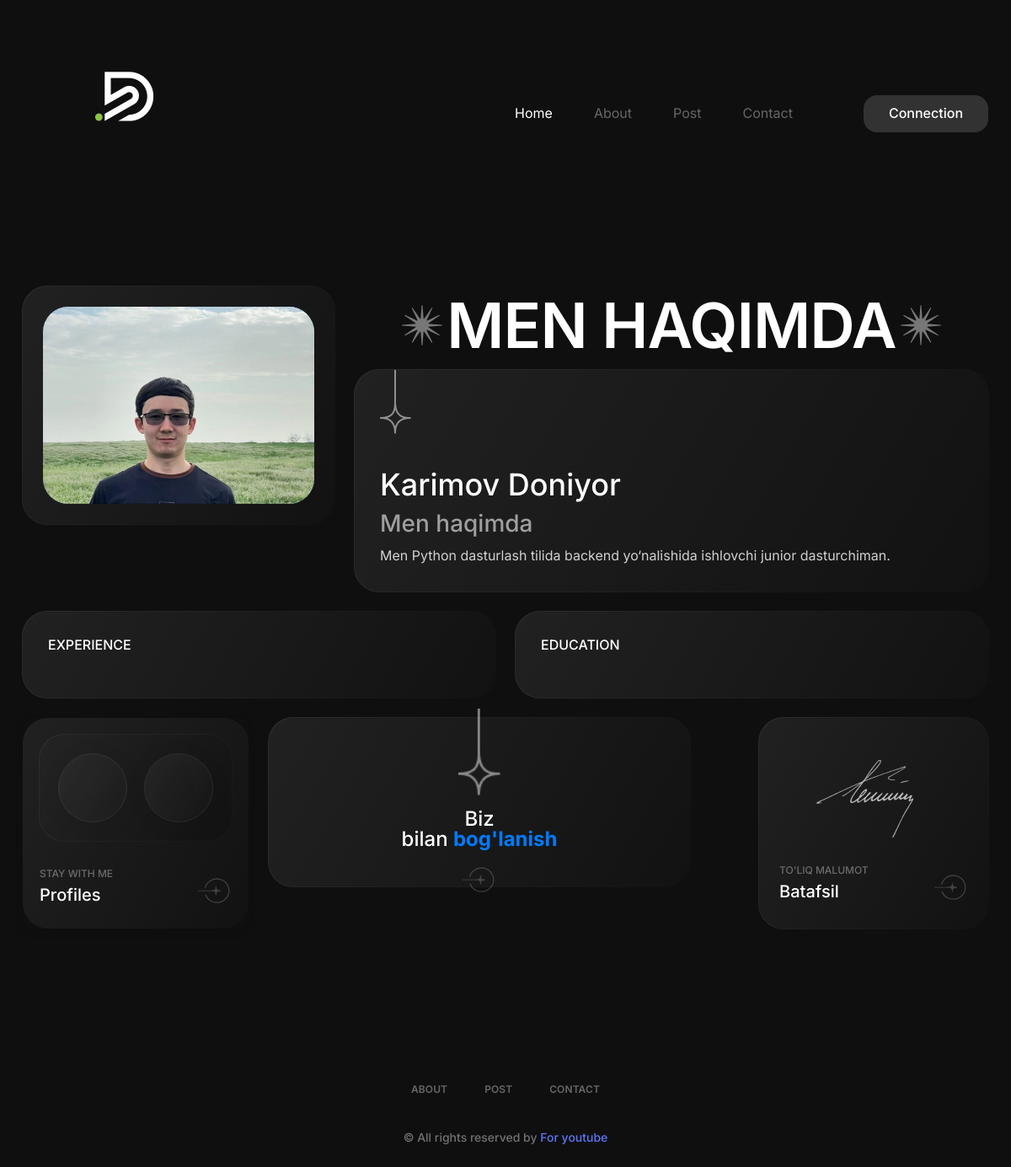
The page /about/ on the database its author committed.
### portfolio/models.py (models this page shows, shortened)
class AboutMe(models.Model):
    user = models.OneToOneField(CustomUser, on_delete=models.CASCADE)
    about_me = HTMLField(null=True, blank=True, help_text="Write something about yourself")
    image = models.ImageField(upload_to='about_me/image', blank=True, null=True)
    skills = models.ManyToManyField("Skill", blank=True, help_text="Add your skills")
    my_name = models.CharField(max_length=100, help_text="Enter your name")
    social_media = models.JSONField(null=True, blank=True, help_text="Add your social media links")

### portfolio/views.py (the view)
# urls.py: path('about/', AboutView.as_view(), name='about'),
class AboutView(TemplateView):
    template_name = 'about.html'
    def get_context_data(self, **kwargs):
        context =  super().get_context_data(**kwargs)
        context['about_me'] = AboutMe.objects.select_related('user').first()
        context['experiences'] = Experience.objects.filter(about_me=context['about_me'])
        context['educations'] = Education.objects.filter(about_me=context['about_me'])
        return context

### templates/about.html (shortened to what this page needs)
{% extends 'base.html' %}
{% load static %}
{% block content %}
        <section class="about-area">
            <div class="container">
                <div class="d-flex about-me-wrap align-items-start gap-24">
                    <div data-aos="zoom-in">
                        <div class="about-image-box shadow-box">
                            <div class="image-inner">
                                {% if about_me.image %}
                                    <img src="{{ about_me.image.url }}" alt="About Me">
                                {% endif %}
                            </div>
                        </div>
                    </div>
                    <div class="about-details" data-aos="zoom-in">
                        <h1 class="section-heading" data-aos="fade-up"><img src="{% static 'images/star-2.png' %}" alt="Star"> Men haqimda <img src="{% static '/images/star-2.png' %}" alt="Star"></h1>
                        <div class="about-details-inner shadow-box">
                            <img src="{% static 'images/icon2.png' %}" alt="Star">
                            <h1>{{ about_me.my_name }}</h1>
                            <p>{{ about_me.about_me|safe }}</p>
                        </div>
                    </div>
                </div>
                <div class="row mt-24">
                    <div class="col-md-6" data-aos="zoom-in">
                        <div class="about-edc-exp about-experience shadow-box">
                            <img src="{% static 'images/bg1.png' %}" alt="BG" class="bg-img">
                            <h3>EXPERIENCE</h3>
                        </div>
                    </div>
                    <div class="col-md-6" data-aos="zoom-in">
                        <div class="about-edc-exp about-education shadow-box">
                            <img src="{% static 'images/bg1.png' %}" alt="BG" class="bg-img">
                            <h3>EDUCATION</h3>
                        </div>
                    </div>
                </div>
                <div class="row mt-24">
                    <div class="col-md-12">
                        <div class="d-flex profile-contact-credentials-wrap gap-24">
                            <div data-aos="zoom-in">
                                <div class="about-profile-box info-box shadow-box h-full">
                                    <div class="inner-profile-icons shadow-box">
                                        <a href="https://t.me/doniyor_codes" target="_blank">
                                        </a>
                                        <a href="https://instagram.com/_doniyorkarimov1" target="_blank">
                                        </a>
                                    </div>
                                    <div class="d-flex align-items-center justify-content-between">
                                        <div class="infos">
                                            <h4>Stay with me</h4>
                                            <h1>Profiles</h1>
                                        </div>
                                        <a href="contact.html" class="about-btn">
                                            <img src="{% static 'images/icon.svg' %}" alt="Button">
                                        </a>
                                    </div>
                                </div>
                            </div>
                            <div data-aos="zoom-in" class="flex-1">
                                <div class="about-contact-box info-box shadow-box">
                                    <img src="{% static 'images/bg1.png' %}" alt="BG" class="bg-img">
                                    <img src="{% static 'images/icon2.png' %}" alt="Icon" class="star-icon">
                                    <h1>Biz <br>bilan <span>bog'lanish</span></h1>
                                    <a href="contact.html" class="about-btn">
                                        <img src="{% static 'images/icon.svg' %}" alt="Button">
                                    </a>
                                </div>
                            </div>
                            <div data-aos="zoom-in" class="h-full">
                                <div class="about-crenditials-box info-box shadow-box">
                                    <img src="{% static 'images/sign.png' %}" alt="Sign">
                                    <div class="d-flex align-items-center justify-content-between">
                                        <div class="infos">
                                            <h4>to'liq malumot</h4>
                                            <h1>Batafsil</h1>
                                        </div>
                                        <a href="credentials.html" class="about-btn">
                                            <img src="{% static 'images/icon.svg' %}" alt="Button">
                                        </a>
                                    </div>
                                </div>
                            </div>
                        </div>
                    </div>
                </div>
            </div>
        </section>
{% endblock %}

### static/css/style.css (style rules this page uses)
:root { --primary_color: #5B78F6; --dark: #323232; }
*,*::before,*::after { margin: 0; padding: 0; box-sizing: border-box; }
body { font-family: 'Inter', sans-serif; font-size: 14px; scroll-behavior: smooth; color: #9f9f9f; background: #0F0F0F; line-height: 19.2px; }
img { max-width: 100%; }
a { text-decoration: none; }
.container { max-width: 1170px; }
.gap-24 { gap: 24px; }
.h-full { height: 100%; }
.mt-24 { margin-top: 24px; }
.flex-1 { flex: 1; }
.shadow-box { position: relative; border-radius: 30px; background: #0F0F0F; }
.shadow-box::after { content: ''; position: absolute; left: 0; top: 0; top: 0; right: 0; bottom: 0; left: 0; background: linear-gradient(120deg, rgb(255 255 255 / 12%), rgb(255 255 255 / 1%)); content: ''; z-index: -1; border-radius: 30px; margin: -1px; }
.service-area .service-content-wrap .service-content-inner .service-item::before, .shadow-box::before { content: ''; position: absolute; left: 0; top: 0; width: 100%; height: 100%; z-index: 1; background: linear-gradient(120deg, rgba(255,255,255,0.3), rgba(255,255,255,0.05)); border-radius: 30px; opacity: 0.25; }
.shadow-box * { z-index: 2; position: relative; }
.section-heading { color: #ffffff; font-size: 74px; font-weight: 600; text-transform: uppercase; letter-spacing: -01px; display: flex; align-items: center; gap: 5px; margin-top: 2px; justify-content: center; }
.section-heading img { display: block; }
.info-box { padding: 24px; }
.credential-area .credential-sidebar .bg-img, .contact-area .contact-form .bg-img, .project-details-wrap .project-about-2 .bg-img, .project-details-wrap .project-infos-wrap .bg-img, .projects-area .project-item .bg-img, .about-area .about-edc-exp .bg-img, .about-area .about-image-box .bg-img, .about-area .about-me-box .bg-img, .info-box .bg-img { opacity: 0.1; position: absolute; left: 0; top: 0; border-radius: 30px; width: 100%; height: 100%; object-fit: cover; }
.info-box > img { display: block; margin: auto auto 16px auto; }
.info-box .infos h4 { color: #BCBCBC; font-size: 12px; opacity: 0.5; margin-bottom: 6px; text-transform: uppercase; margin-top: 8px; }
.info-box .infos h1 { font-size: 20px; color: #ffffff; font-weight: 500; }
.info-box .about-btn { opacity: 0.2; transition: .3s; display: inline-block; }
.info-box .inner-profile-icons { display: flex; align-items: center; justify-content: center; gap: 20px; padding: 22px; margin-bottom: 16px; }
.info-box .inner-profile-icons.shadow-box:before { opacity: 0.1; }
.info-box .inner-profile-icons.shadow-box:after { opacity: 0.5; }
.info-box .inner-profile-icons a { width: 82px; height: 82px; display: flex; align-items: center; justify-content: center; border-radius: 50%; position: relative; box-shadow: 0 4px 24px -1px rgba(0,0,0,0.1); border: 1px solid rgba(255,255,255,0.1); color: #fff; transition: .3s; }
.info-box .inner-profile-icons a:before { content: ''; position: absolute; width: 100%; height: 100%; border-radius: 50%; z-index: -1; opacity: 0.1; background: linear-gradient(120deg, rgba(255,255,255,0.5), rgba(255,255,255,0.1)); backdrop-filter: blur(40px); }
.bg-img { position: absolute; width: 100%; height: 100%; top: 0; left: 0; opacity: 0.1; z-index: -1; }
.star-icon { width: 50px; margin-bottom: 10px; }
h1 { color: white; font-size: 24px; }
h1 span { color: #3b82f6; }
.about-btn img { width: 40px; margin-top: 10px; }
.info-box.about-profile-box, .info-box.about-blog-box { display: flex; flex-direction: column; justify-content: space-between; }
.about-area { padding-top: 80px; }
.about-area .about-image-box { width: 370px; flex: none; padding: 24px; border-radius: 30px; }
.about-area .about-image-box .image-inner { background: linear-gradient(90deg, #3C58E3 -15%, #C2EBFF 58%, #5AB5E2 97%); border-radius: 30px; }
.about-area .about-image-box img { display: block; border-radius: 30px; }
.about-area .about-details { flex: 1; }
.about-area .about-details .about-details-inner { padding: 115px 60px 30px 30px; position: relative; }
.about-area .about-details .about-details-inner img { position: absolute; left: 30px; top: 0; }
.about-area .about-details .about-details-inner h1 { color: #ffffff; font-size: 36px; font-weight: 500; }
.about-area .about-details .about-details-inner p { color: #FFFFFF; opacity: 0.8; line-height: 25px; margin: 0; font-size: 16px; }
.about-area .about-edc-exp { padding: 30px; }
.about-area .about-edc-exp h3 { font-size: 16px; text-transform: uppercase; color: #fff; margin-bottom: 23px; }

### rows shown on the page
AboutMe: image (picture), my_name "Karimov Doniyor", about_me "Men haqimda Men Python dasturlash tilida backend yo‘nalishida ishlovchi junior dasturchiman."
